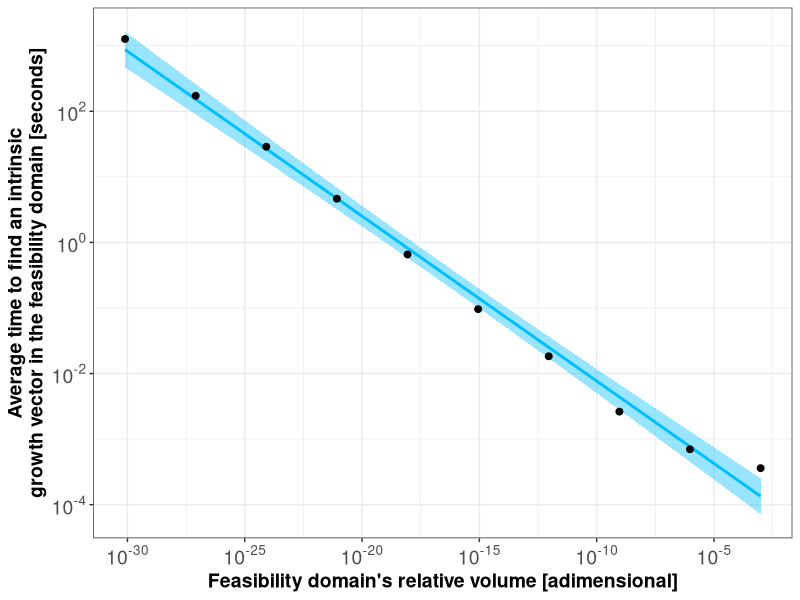

Write the R code that produced this figure.

library(tidyverse)
library(scales)

data_experiment <- read_csv("Results/simulations/data_experiment_LV_times.csv")

png("Images/figS8.png",
    width = 11.69*0.5, # The width of the plot in inches
    height = 11.69*0.5, units = "in", res=300*2)

ggplot(data_experiment, aes(x=capital_omega,y=time_LV_unitary))+
  geom_smooth(method = "lm", color = "deepskyblue", fill = "deepskyblue")+
  geom_point(size=2)+
  theme_bw()+
  scale_x_log10(breaks = trans_breaks("log10", function(x) 10^x),
                labels = trans_format("log10", math_format(10^.x))) +
  scale_y_log10(breaks = trans_breaks("log10", function(x) 10^x),
                labels = trans_format("log10", math_format(10^.x))) +
  labs(x="Feasibility domain's relative volume [adimensional]",
       y="Average time to find an intrinsic\ngrowth vector in the feasibility domain [seconds]")+
  theme(axis.text=element_text(size=14),
        axis.title=element_text(size=14,face="bold"))

dev.off()
#############